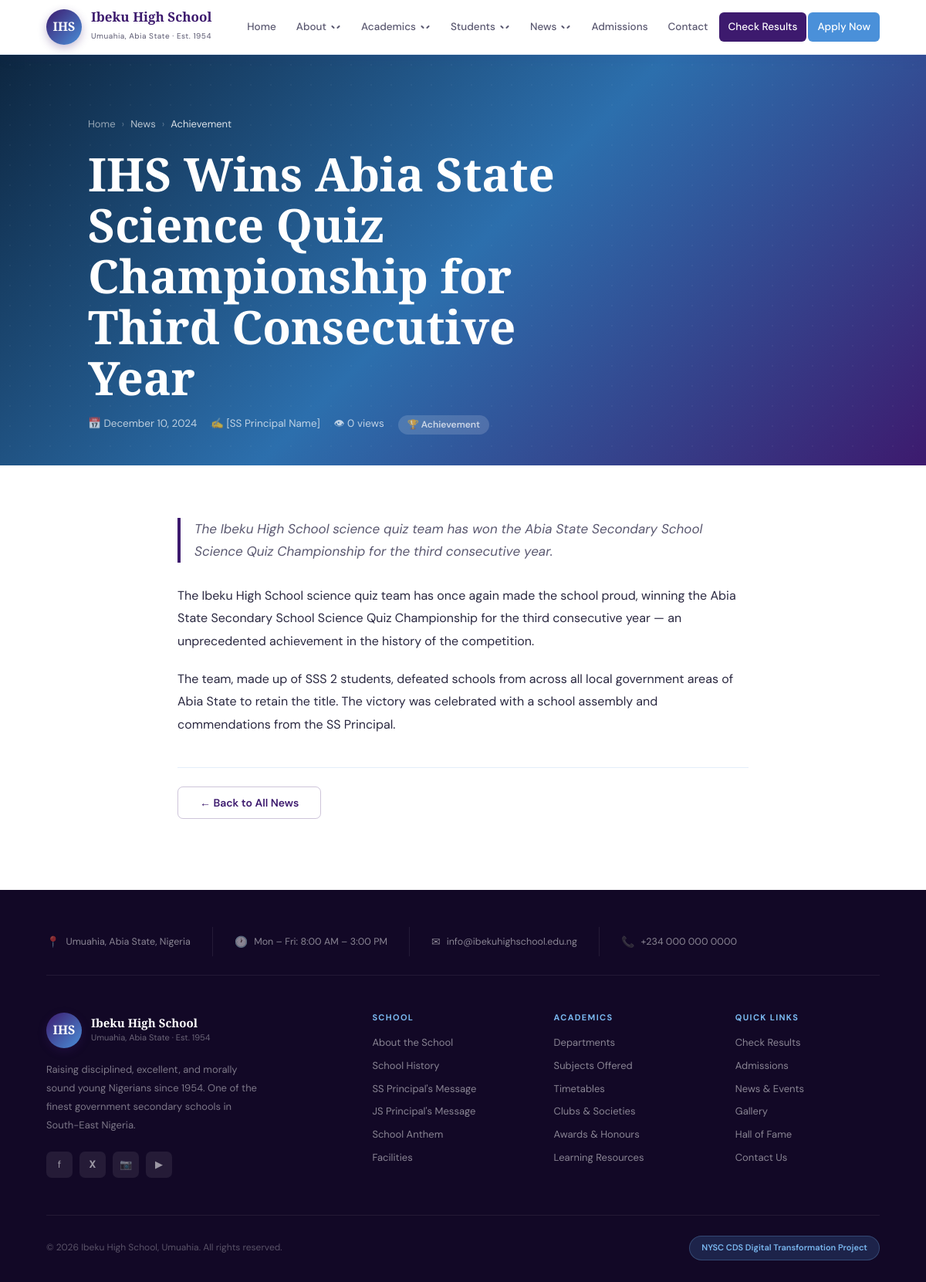
Page /public/news-single.php?slug=science-quiz-championship-2024 on the committed database.
### tables this page shows
CREATE TABLE `news` (
  `id` int(10) UNSIGNED NOT NULL,
  `title` varchar(300) NOT NULL,
  `slug` varchar(320) NOT NULL,
  `excerpt` text DEFAULT NULL,
  `meta_title` varchar(300) DEFAULT NULL,
  `meta_description` varchar(320) DEFAULT NULL,
  `body` longtext NOT NULL,
  `category` enum('achievement','academic','ict','sports','announcement','culture','general') NOT NULL DEFAULT 'general',
  `featured` tinyint(1) NOT NULL DEFAULT 0,
  `image` varchar(255) DEFAULT NULL COMMENT 'Path to featured image',
  `is_published` tinyint(1) NOT NULL DEFAULT 0,
  `published_at` timestamp NULL DEFAULT NULL,
  `author_id` int(10) UNSIGNED DEFAULT NULL,
  `views` int(10) UNSIGNED NOT NULL DEFAULT 0,
  `created_at` timestamp NOT NULL DEFAULT current_timestamp(),
  `updated_at` timestamp NOT NULL DEFAULT current_timestamp() ON UPDATE current_timestamp()
);

CREATE TABLE `users` (
  `id` int(10) UNSIGNED NOT NULL,
  `full_name` varchar(150) NOT NULL,
  `email` varchar(150) NOT NULL,
  `password` varchar(255) NOT NULL COMMENT 'bcrypt hash — never plaintext',
  `role` enum('superadmin','principal','vp_admin','vp_academics','vp_general','dean','counselor','hod','form_teacher','subject_teacher') NOT NULL,
  `section` enum('ss','js','both') NOT NULL DEFAULT 'both',
  `department` varchar(100) DEFAULT NULL COMMENT 'For hod and subject_teacher',
  `class_assigned` varchar(20) DEFAULT NULL COMMENT 'e.g. JSS2A — for form_teacher',
  `is_active` tinyint(1) NOT NULL DEFAULT 1,
  `closed_reason` enum('retired','transferred','deceased','expelled','graduated','other') DEFAULT NULL,
  `closed_at` timestamp NULL DEFAULT NULL,
  `closed_by` int(10) UNSIGNED DEFAULT NULL,
  `last_login` timestamp NULL DEFAULT NULL,
  `created_by` int(10) UNSIGNED DEFAULT NULL,
  `created_at` timestamp NOT NULL DEFAULT current_timestamp(),
  `updated_at` timestamp NOT NULL DEFAULT current_timestamp() ON UPDATE current_timestamp()
);

### public/news-single.php (the view, shortened to what this page needs)
<?php
$pdo  = getDB();
$slug = $_GET['slug'] ?? '';
$stmt = $pdo->prepare(
    'SELECT n.*, u.full_name AS author_name
     FROM   news n
     LEFT JOIN users u ON u.id = n.author_id
     WHERE  n.slug = ? AND n.is_published = 1
     LIMIT  1'
);
$stmt->execute([$slug]);
$article = $stmt->fetch();
    ?>
    <?php
$categoryLabels = [
    'achievement'  => 'Achievement',
    'academic'     => 'Academic',
    'ict'          => 'ICT',
    'sports'       => 'Sports',
    'announcement' => 'Announcement',
    'culture'      => 'Culture',
    'general'      => 'General',
];
$categoryIcons = [
    'achievement'  => '🏆',
    'academic'     => '📚',
    'ict'          => '💻',
    'sports'       => '⚽',
    'announcement' => '📢',
    'culture'      => '🎭',
    'general'      => '📰',
];
require_once __DIR__ . '/../src/includes/header.php';
$allowedTags = '<p><br><strong><b><em><i><u><s><ul><ol><li>'
             . '<h2><h3><h4><h5><blockquote><a><img><table>'
             . '<thead><tbody><tr><th><td><figure><figcaption>'
             . '<span><div><hr><pre><code>';
$safeBody = strip_tags($article['body'] ?? '', $allowedTags);
$safeBody = preg_replace('/\bon\w+\s*=\s*(["\'])[^"\']*\1/i', '', $safeBody);
$safeBody = preg_replace('/href\s*=\s*(["\'])javascript:[^"\']*\1/i', 'href="#"', $safeBody);
?>
<div class="page-hero page-hero--news article-hero">
  <div class="page-hero__inner wrap">
    <nav class="breadcrumb" aria-label="Breadcrumb">
      <a href="<?php echo BASE_PATH; ?>index.php">Home</a>
      <span class="breadcrumb__sep" aria-hidden="true">›</span>
      <a href="<?php echo BASE_PATH; ?>news.php" style="color:rgba(255,255,255,.7)">News</a>
      <span class="breadcrumb__sep" aria-hidden="true">›</span>
      <span style="color:rgba(255,255,255,.85)">
        <?php echo htmlspecialchars($categoryLabels[$article['category']] ?? 'General'); ?>
      </span>
    </nav>
    <h1 class="article-title"><?php echo htmlspecialchars($article['title']); ?></h1>
    <div class="article-meta-row">
      <span>📅 <?php echo date('F j, Y', strtotime($article['published_at'])); ?></span>
      <?php if ($article['author_name']): ?>
      <span>✍️ <?php echo htmlspecialchars($article['author_name']); ?></span>
      <?php endif; ?>
      <span>👁 <?php echo (int) $article['views']; ?> views</span>
      <span class="article-cat-badge">
        <?php echo $categoryIcons[$article['category']] ?? '📰'; ?>
        <?php echo htmlspecialchars($categoryLabels[$article['category']] ?? 'General'); ?>
      </span>
    </div>
  </div>
</div>
<article class="wrap article-body-wrap">
  <?php if (!empty($article['excerpt'])): ?>
  <p class="article-excerpt"><?php echo htmlspecialchars($article['excerpt']); ?></p>
  <?php endif; ?>
  <div class="article-body">
    <?php echo $safeBody; ?>
  </div>
  <div class="article-back-link">
    <a href="<?php echo BASE_PATH; ?>news.php" class="btn btn--ghost">← Back to All News</a>
  </div>
</article>
<?php require_once __DIR__ . '/../src/includes/footer.php'; ?>

### public/assets/css/style.css (style rules this page uses)
:root { --blue: #4a90d9; --blue-dark: #2c6fad; --blue-light: #7ab8f0; --blue-pale: #e8f3fc; --purple: #3d1a6e; --purple-mid: #5a2d9e; --purple-light: #8a5cc7; --purple-pale: #f0ebff; --gold: #e8a020; --gold-light: #fff4d6; --white: #ffffff; --off: #f6f8ff; --text: #12111a; --muted: #5a5870; --border: rgba(74, 144, 217, 0.15); --nav-height: 70px; --max-width: 1200px; --section-pad: 90px; }
*, *::before, *::after { box-sizing: border-box; margin: 0; padding: 0; }
html { scroll-behavior: smooth; font-size: 16px; }
body { font-family: 'DM Sans', sans-serif; color: var(--text); background: var(--white); overflow-x: hidden; line-height: 1.6; }
h1, h2, h3, h4, h5, h6 { font-family: 'Playfair Display', serif; line-height: 1.2; }
a { text-decoration: none; color: inherit; }
.wrap { max-width: var(--max-width); margin: 0 auto; padding: 0 5%; }
.btn { display: inline-block; padding: 13px 28px; border-radius: 7px; font-size: 14px; font-weight: 600; font-family: 'DM Sans', sans-serif; border: none; transition: all 0.25s ease; line-height: 1; }
.btn--ghost { background: transparent; color: var(--purple); border: 1.5px solid rgba(61,26,110,.25); }
.page-hero { background: linear-gradient(135deg, var(--purple) 0%, var(--purple-mid) 60%, var(--blue-dark) 100%); padding: 80px 5% 70px; position: relative; overflow: hidden; }
.page-hero::before { content: ''; position: absolute; inset: 0; background-image: radial-gradient(rgba(255,255,255,.04) 1px, transparent 1px); background-size: 26px 26px; pointer-events: none; }
.page-hero__inner { max-width: var(--max-width); margin: 0 auto; position: relative; z-index: 1; }
.breadcrumb { display: flex; align-items: center; gap: 8px; margin-bottom: 20px; font-size: 13px; color: rgba(255,255,255,.55); }
.breadcrumb a { color: rgba(255,255,255,.55); transition: color .2s; }
.breadcrumb__sep { color: rgba(255,255,255,.3); }
.page-hero h1 { font-size: clamp(2.4rem, 5vw, 4rem); color: #fff; font-weight: 900; line-height: 1.1; margin-bottom: 16px; max-width: 700px; }

### public/assets/css/pages/news.css (style rules this page uses)
.page-hero--news { background: linear-gradient(135deg, #0d2640 0%, var(--blue-dark) 50%, var(--purple) 100%); }
.article-hero { padding-bottom: 40px; }
.article-title { max-width: 800px; }
.article-meta-row { display: flex; gap: 18px; margin-top: 14px; color: rgba(255, 255, 255, 0.7); font-size: 13.5px; flex-wrap: wrap; }
.article-body-wrap { max-width: 800px; margin: 0 auto; padding: 50px 20px 80px; }
.article-body { font-size: 16px; line-height: 1.8; color: var(--text); }
.article-body p { margin-bottom: 1.2em; }
.article-back-link { margin-top: 40px; padding-top: 24px; border-top: 1px solid var(--border); }

### public/news-single.php (style rules this page uses)
.article-body-wrap { max-width: 780px; margin: 0 auto; padding: 40px 20px 60px; }
.article-excerpt { font-size: 17px; color: #5a5870; line-height: 1.7; border-left: 4px solid #3d1a6e; padding-left: 18px; margin: 28px 0; font-style: italic; }
.article-body { font-size: 16px; color: #2a2840; line-height: 1.85; }
.article-body p { margin-bottom: 1.2em; }
.article-cat-badge { background: rgba(255,255,255,.15); border-radius: 20px; padding: 3px 12px; font-size: 12px; font-weight: 600; }
.article-back-link { margin: 40px 0 32px; }

### rows in the picture
news: category "Achievement", title "IHS Wins Abia State Science Quiz Championship for Third Consecutive Year", published_at "December 10, 2024", author.full_name "[SS Principal Name]", views "0", category "🏆", excerpt "The Ibeku High School science quiz team has won the Abia State Secondary School Science Quiz Championship for the third consecutive year.", body "The Ibeku High School science quiz team has once again made the school proud, winning the Abia State Secondary School Science Quiz Championship for the third consecutive year — an unprecedented achievement in the history of the competition. The team, made up of SSS 2 students, defeated schools from across all local government areas of Abia State to retain the title. The victory was celebrated with a school assembly and commendations from the SS Principal."

### other values in the picture
$_site['school_name'] "Ibeku High School"
$_site['school_address'] "Umuahia, Abia State, Nigeria"
$_site['school_hours'] "Mon – Fri: 8:00 AM – 3:00 PM"
$_site['school_email'] "info@ibekuhighschool.edu.ng"
$_site['school_phone'] "+234 000 000 0000"
